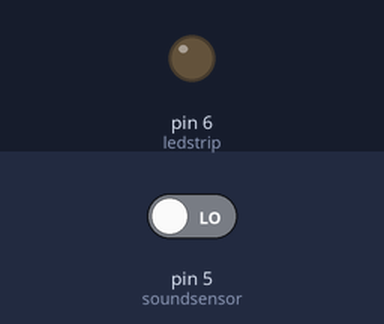
A sketch run on a simulated Arduino Uno, built with avr-gcc and run on an emulated ATmega328P. Parts: output pins drawn as LEDs (lit = HIGH). The test bench sets the inputs (shaded band); at power-on: pin 5 (soundsensor) LOW. What the sketch prints to the serial monitor is not drawn.

Above: at 1.2 s.
1.3 s: pin 5 (soundsensor) driven HIGH
At 1.7 s:
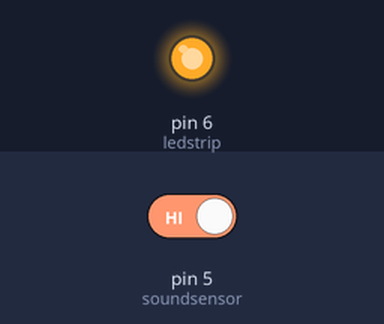
2.8 s: pin 5 (soundsensor) driven LOW
At 4.2 s:
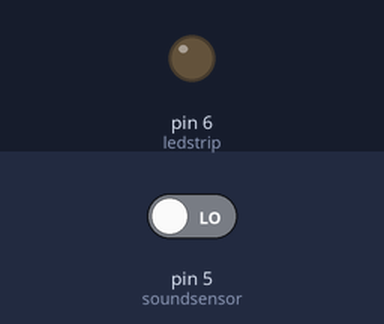
Timing chart, 0 to 5.8 s (numbered marks = the images above; inputs shaded):
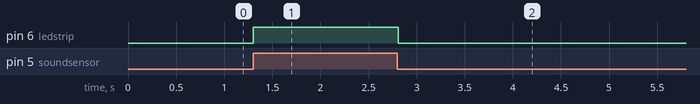

Measured:
- after the input at 1.3 s, pin 6 (ledstrip): LOW → HIGH at once
- after the input at 2.8 s, pin 6 (ledstrip): HIGH → LOW at once

The sketch:

MUSIC_REACTIVE.ino
```cpp
int soundsensor = 5;
int ledstrip = 6;
void setup()
{
  pinMode (soundsensor, INPUT);
  pinMode (ledstrip, OUTPUT);
  Serial.begin(9600);
}

void loop()
{
  int sensorvalue = digitalRead (soundsensor);

  if (sensorvalue == 1)
  {
    digitalWrite(ledstrip, HIGH);
    delay(10);
  }

  else
  {
    digitalWrite(ledstrip, LOW);
  }
  Serial.println(sensorvalue);

}
```
